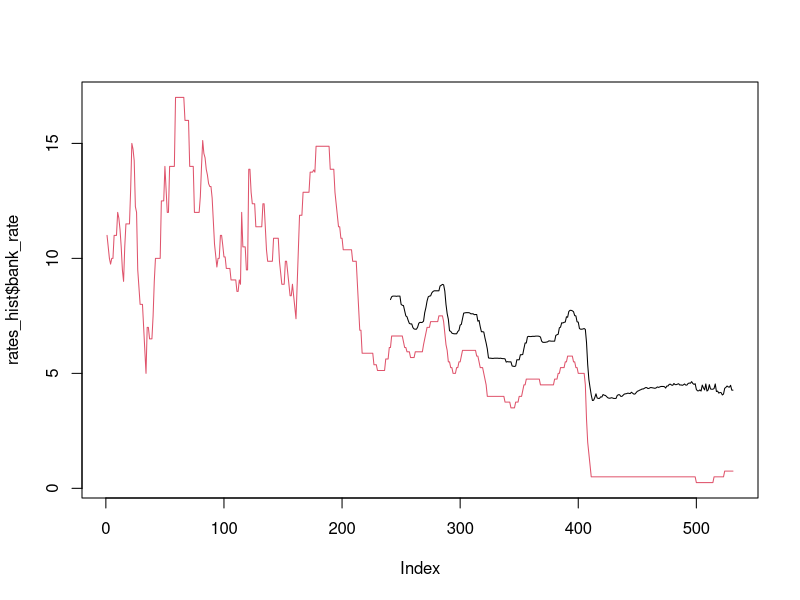
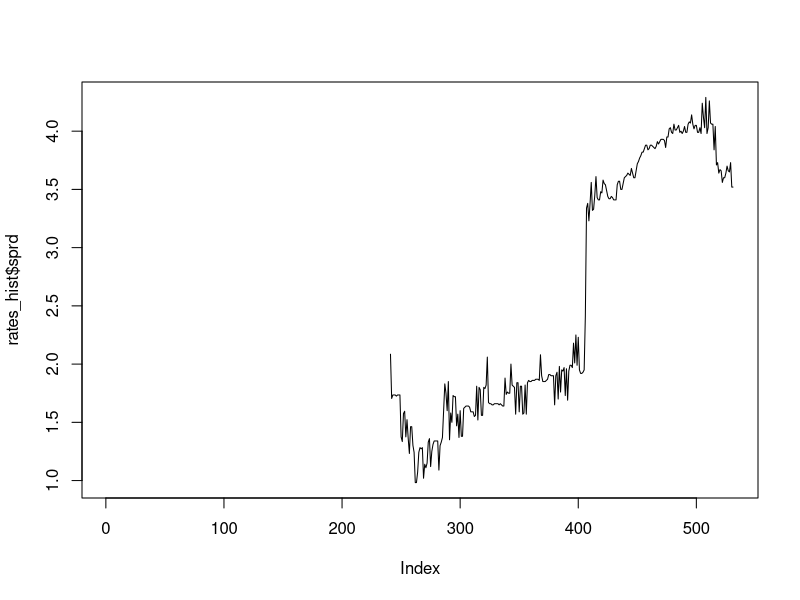

Write R code to recreate these figures, in order. (Note: this script raises an error after producing the figures.)
#***************************************************************************************************#
#MODULE NAME:         mvs001_sim_mort_port
#MODULE DESCRIPTION:  CODE TO CREATE A SIMULATED MORTGAGE PORTFOLIO OVER A LONG TIME PERIOD
#
#AUTHOR:              MATT SALISBURY
#DATE CREATED:        7TH APRIL 2019
#***************************************************************************************************#

#1. INITIALISE REQUIRED OBJECTS ----

#SET WORKING DIRECTORY

memory.size(16000)
setwd('C:\\SARC code\\Inputs')

#import historic uk trend information

SVR_hist = read.csv("int_rate_table.csv", header = TRUE, sep =",")
HPI_GRW_hist = read.csv("HPI_grw.csv", header = TRUE, sep =",")
DISP_INCOME_GRW_hist = read.csv("DISP_INCOME_GRW.csv", header = TRUE, sep =",")
BEH_MAT_PROFILE = read.csv("BEHAVE_MAT_PROFILE.csv", header = TRUE, sep =",") 
DRS_PRS = read.csv("drs and prs.csv", header = TRUE, sep =",") 
base_rate_hist = read.csv("Bank_Rate.csv", header = TRUE, sep =",")
rates_hist = read.csv("rates.csv", header = TRUE, sep =",")
names(rates_hist)[c(2,3,4)] <- c('uk_banks_base', 'bank_rate', 'rev_rate')

tmp <- as.numeric(substring(as.character(rates_hist$Date),8,9))
tmp[tmp > 20] <- tmp[tmp > 20]+1900
tmp[tmp < 20] <- tmp[tmp < 20]+2000
rates_hist$Date <- paste0(substring(as.character(rates_hist$Date),1,7), tmp)

rates_hist$Date2 <- as.Date(as.character(rates_hist$Date), format = '%d %b %Y')
rates_hist <- rates_hist[order(rates_hist$Date2),]
rates_hist$period <- as.numeric(format(rates_hist$Date2, '%Y')) * 100 + as.numeric(format(rates_hist$Date2, '%m'))

sapply(rates_hist, class)
rates_hist$uk_banks_base <- as.numeric(as.character(rates_hist$uk_banks_base))
rates_hist$rev_rate <- as.numeric(as.character(rates_hist$rev_rate)) 
sapply(rates_hist, class)

plot(rates_hist$bank_rate, type = 'l', col = 2)
lines(rates_hist$rev_rate)
rates_hist$sprd<-rates_hist$rev_rate - rates_hist$bank_rate
plot(rates_hist$sprd, type = 'l')
backcast_spread <- mean(rates_hist$sprd[rates_hist$period < 200810], na.rm = T)
rates_hist$rev_rate[is.na(rates_hist$rev_rate) == T] <- rates_hist$bank_rate[is.na(rates_hist$rev_rate) == T] + backcast_spread 
rates_hist$uk_banks_base <- rates_hist$uk_banks_base/100
rates_hist$bank_rate <- rates_hist$bank_rate/100
rates_hist$rev_rate <- rates_hist$rev_rate/100

#Initialise key variables: Month, time period, remaining contractual term, closed indicator, interest rate at start of period, discount rate at start of period,
#loan amounts outstanding, interest paid in period to date, principal repaid in period to date, annuity rate

#To estimate size of book and number of accounts, take 1.5% of mortgage market wtih average balance of ?123k.  Market size at 2015 of ?1,111,512m (i.e. ?1.1trillion). Churning 1.5% a month.
#no. total accounts = (0.015 * 1,111,512 / 0.123) * (1 + 0.015 * 430) = 1009849
#no. accounts open in any single period = (0.015 * 1,111,512 / 0.123) = 135550
#n <- 1000
#start_n <- 135

#n <- 1009849 #number of customers ever on the book 
#start_n <- 135550
red_fac <- 4  #reduction factor on size of portfolio in order to produce managable dataset size - ideally this would be 1
n <- 1009849/red_fac #number of customers ever on the book 
start_n <- 135550 / red_fac

nb_rate <- 0.015

obs_month <- c()  #Month of observation
for(t in 1980:2015) {obs_month <- c(obs_month, rep(t, 12)*100 + c(1:12))} 
obs_month <- obs_month[-c(1:2)]

time_period <- seq(1:length(obs_month))             #time period
rem_cont_term <- matrix(0, n, length(time_period))  #remaining contractual term at the start of the period
closed_ind <- matrix(0, n, length(time_period))     #closed indicator at the start of the period
end_bal <- matrix(0, n, length(time_period))      #loan amounts outstanding at the end of the period

rev_rate <- rep(0, length(time_period))             #interest rate during period
disc_rate <- rep(0, length(time_period))            #discount rate during period

int_paid <- c()       #interest paid during period
prin_paid <- c()      #principal repaid during period to date
ann_rate <- c()       #annuity rate at start of period

sd_amt_outs_pc_mean <- 0.33                         #standard deviation of outstanding balances expressed as a % of mean

#2. SET BALANCE SHEET SIZE IN EACH PERIOD ----

#import size of UK mortgage market (amounts outstanding, source Bank of England)

boe_amt_outs <- read.csv('amounts_outstanding_lending_sec_dwell_qrtly.csv')
names(boe_amt_outs)[2] <- 'amt_outs_dwell'
tmp <- as.numeric(substring(as.character(boe_amt_outs$Date),8,9))
tmp[tmp > 20] <- tmp[tmp > 20]+1900
tmp[tmp < 20] <- tmp[tmp < 20]+2000
boe_amt_outs$Date <- paste0(substring(as.character(boe_amt_outs$Date),1,7), tmp)

boe_amt_outs$Date2 <- as.Date(as.character(boe_amt_outs$Date), format = '%d %b %Y')
boe_amt_outs <- boe_amt_outs[order(boe_amt_outs$Date2),]
boe_amt_outs$period <- as.numeric(format(boe_amt_outs$Date2, '%Y')) * 100 + as.numeric(format(boe_amt_outs$Date2, '%m'))
boe_amt_outs$ln_amt_outs_dwell <- log(boe_amt_outs$amt_outs_dwell)

int <- lm(ln_amt_outs_dwell ~ period, data = boe_amt_outs)$coefficients[1]
slope <- lm(ln_amt_outs_dwell ~ period, data = boe_amt_outs)$coefficients[2]
plot(boe_amt_outs$period, boe_amt_outs$ln_amt_outs_dwell)
lines(boe_amt_outs$period, boe_amt_outs$period*slope+int, col = 2)

bs_size <- as.data.frame(cbind(obs_month, rep(0,length(obs_month))))
names(bs_size)[[2]] <- 'amt_outs'
tmp <- match(bs_size$obs_month, boe_amt_outs$period)
bs_size$amt_outs[is.na(tmp) == F] <- boe_amt_outs$amt_outs_dwell[tmp[is.na(tmp) == F]]
num_mths <- dim(bs_size)[[1]]
for(i in (1:(floor(num_mths/3)))*3-2) {
  bs_size$amt_outs[i+1] <- bs_size$amt_outs[i]+1/3*(bs_size$amt_outs[i+3]-bs_size$amt_outs[i])
  bs_size$amt_outs[i+2] <- bs_size$amt_outs[i]+2/3*(bs_size$amt_outs[i+3]-bs_size$amt_outs[i])
  }
bs_size$amt_outs <- bs_size$amt_outs*0.015*1000000 / red_fac     #simulated lender has a market share of 1.5%.  Also convert units from millions to ?

#define probability of closing due to early repayment in each month after origination conditional on open at the start of the month, for the next 50 years

p_close_erp_lookup <- c(rep(0.015,24), rep(0.015, 24), rep(0.015, 12*(25-4)))

#3. START LOOP THROUGH MONTHS ----

start_loop_time <- format(Sys.time(), '%X')

for (i in 1:num_mths) {
    #3.1 For first period generate key items - closed indicator, remaining contractual maturity and balance at end of period ----
  if(i == 1) {
    closed_ind[,i] <- 1
    closed_ind[1:start_n,i] <- 0
    rem_cont_term[1:start_n,i] <- rep(25*12, start_n)  #remaining contractual term at the start of the period
    set.seed(i)
    end_bal[1:start_n,i] <- round(rnorm(start_n, mean = bs_size$amt_outs[match(obs_month[i], bs_size$obs_month)]/start_n, sd = sd_amt_outs_pc_mean * bs_size$amt_outs[match(obs_month[i], bs_size$obs_month)]/start_n),0)      #loan amounts outstanding at the end of the period
    end_bal[1:start_n,i][end_bal[1:start_n,i] < 0] <- 0
    cum_num_acs <- start_n
  } else {
    rem_cont_term[,i] <- rem_cont_term[,i-1] - 1
    #3.2  Set closed indicator at the end of the period and calculate new buiness coming on at start of the month ----
    #close those reaching contractual maturity in period and those that have not yet been opened
    closed_ind[,i] <- closed_ind[,i-1]
    closed_ind[rem_cont_term[,i] <= 0, i] <- 1
    #close those repaying early in period
    num_open_in_period <- length(closed_ind[closed_ind[,i] == 0,i])
    tob <- rep(25 * 12, num_open_in_period) - rem_cont_term[closed_ind[,i] == 0,i-1] #time on book at the start of the month
    p_close_erp_flow <- p_close_erp_lookup[tob + 1]
    closed_ind[closed_ind[,i] == 0,i][runif(num_open_in_period) < p_close_erp_flow] <- 1
    num_open_in_period <- length(closed_ind[closed_ind[,i] == 0,i])

    #3.3  Set interest rate as in force at the start of the month and calculate discount rate and annuity rate ----
    rev_rate[i] <- rates_hist$rev_rate[match(obs_month[i], rates_hist$period)]                #customer rate during period (aer)
    monthly_rev_rate <- (1 + rev_rate[i])^(1/12) - 1                                          #monthly customer rate during period
    monthly_disc_rate <- 1/(1 + monthly_rev_rate)                                             #monthly discount rate during period
    ann_rate <- (1 - monthly_disc_rate^rem_cont_term[closed_ind[,i] == 0,i])/monthly_rev_rate #annuity rate at start of period
    
    #3.4  Calculate interest and principal paid in the month and balance at end of the month for those not closing ----
    int_paid <- round(monthly_rev_rate * end_bal[closed_ind[,i] == 0,i-1],2)                  #interest paid during period
    prin_paid <- round((1/ann_rate - monthly_rev_rate) * end_bal[closed_ind[,i] == 0,i-1],2)  #principal repaid during period to date
    end_bal[closed_ind[,i] == 0,i] <- end_bal[closed_ind[,i] == 0,i-1] - prin_paid            #outstanding balance at period end
    
    #3.5  Calculate size of new business and write new business on ----
    new_bus <- bs_size$amt_outs[match(obs_month[i], bs_size$obs_month)] - sum(end_bal[closed_ind[,i] == 0,i])
    num_new_bus <- round(nb_rate * start_n,0)
    if((cum_num_acs + num_new_bus) > n) {num_new_bus <- max(0, n - cum_num_acs - num_new_bus)}
    if(num_new_bus != 0) {
      print(num_open_in_period + num_new_bus)
      av_bal <- round(new_bus / num_new_bus, 0)
      new_bus_pos <- as.numeric((cum_num_acs + 1):(cum_num_acs + num_new_bus))
      closed_ind[new_bus_pos, i] <- 0
      rem_cont_term[new_bus_pos, i] <- 25*12
      print(c(i, num_new_bus, av_bal, sum(is.na(round(rnorm(num_new_bus, mean = av_bal, sd = sd_amt_outs_pc_mean * av_bal), 0)))))
      set.seed(i)
      end_bal[new_bus_pos, i] <- round(rnorm(num_new_bus, mean = av_bal, sd = sd_amt_outs_pc_mean * av_bal), 0)      #loan amounts outstanding at the end of the period
      end_bal[new_bus_pos, i][end_bal[new_bus_pos, i] < 0] <- 0
      #print(summary(end_bal[(cum_num_acs + 1):(cum_num_acs + num_new_bus), i]))
      
      cum_num_acs <- cum_num_acs + num_new_bus
    }
    
  }
}

end_loop_time <- format(Sys.time(), '%X')
print(paste0("Start loop through years: ", start_loop_time))
print(paste0("End loop through years: ", end_loop_time))  

#4. SAVE OUTPUT ----

setwd('C:\\Users\\Matt\\Documents\\SARC code\\Outputs')

#4.1 save monthly data ----
save_time <- Sys.time()
file_ref <- paste0('period_end_balances_', substring(save_time,1,4), substring(save_time,6,7), substring(save_time,9,10), '_', substring(save_time,12,13),substring(save_time,15,16),substring(save_time,18,19), '.RData')
save(end_bal, file = file_ref)

file_ref <- paste0('closed_ind', substring(save_time,1,4), substring(save_time,6,7), substring(save_time,9,10), '_', substring(save_time,12,13),substring(save_time,15,16),substring(save_time,18,19), '.RData')
save(closed_ind, file = file_ref)

file_ref <- paste0('rem_cont_term', substring(save_time,1,4), substring(save_time,6,7), substring(save_time,9,10), '_', substring(save_time,12,13),substring(save_time,15,16),substring(save_time,18,19), '.RData')
save(rem_cont_term, file = file_ref)

#4.1 save annual data ----

#rm(list =c("rem_cont_term"))
keep_ind <- rep(0, length(obs_month))
keep_ind[as.numeric(substring(obs_month, 5,6)) == 12] <- 1
ann_end_bal <- end_bal[,keep_ind == 1]
ann_closed_ind <- closed_ind[,keep_ind == 1]
ann_rem_cont_term <- rem_cont_term[,keep_ind == 1]


orig_ref <- max.col(closed_ind[,-dim(closed_ind)[[2]]] - closed_ind[,-1]) + 1 
orig_month <- obs_month[orig_ref]
orig_month[1:start_n] <- obs_month[1]

closed_ref <- max.col((closed_ind[,-dim(closed_ind)[[2]]] - closed_ind[,-1])*-1) + 1 
closed_month <- obs_month[closed_ref]

loan_at_app <- apply(end_bal, 1, max)
rm(list =c("end_bal", "closed_ind"))

file_ref <- paste0('year_end_balances_', substring(save_time,1,4), substring(save_time,6,7), substring(save_time,9,10), '_', substring(save_time,12,13),substring(save_time,15,16),substring(save_time,18,19), '.RData')
save(ann_end_bal, file = file_ref)

file_ref <- paste0('year_end_closed_ind_', substring(save_time,1,4), substring(save_time,6,7), substring(save_time,9,10), '_', substring(save_time,12,13),substring(save_time,15,16),substring(save_time,18,19), '.RData')
save(ann_closed_ind, file = file_ref)

file_ref <- paste0('ann_rem_cont_term_', substring(save_time,1,4), substring(save_time,6,7), substring(save_time,9,10), '_', substring(save_time,12,13),substring(save_time,15,16),substring(save_time,18,19), '.RData')
save(ann_rem_cont_term, file = file_ref)

file_ref <- paste0('orig_month_', substring(save_time,1,4), substring(save_time,6,7), substring(save_time,9,10), '_', substring(save_time,12,13),substring(save_time,15,16),substring(save_time,18,19), '.RData')
save(orig_month, file = file_ref)

file_ref <- paste0('closed_month_', substring(save_time,1,4), substring(save_time,6,7), substring(save_time,9,10), '_', substring(save_time,12,13),substring(save_time,15,16),substring(save_time,18,19), '.RData')
save(closed_month, file = file_ref)

file_ref <- paste0('loan_at_app_', substring(save_time,1,4), substring(save_time,6,7), substring(save_time,9,10), '_', substring(save_time,12,13),substring(save_time,15,16),substring(save_time,18,19), '.RData')
save(loan_at_app, file = file_ref)

rm(list = ls())